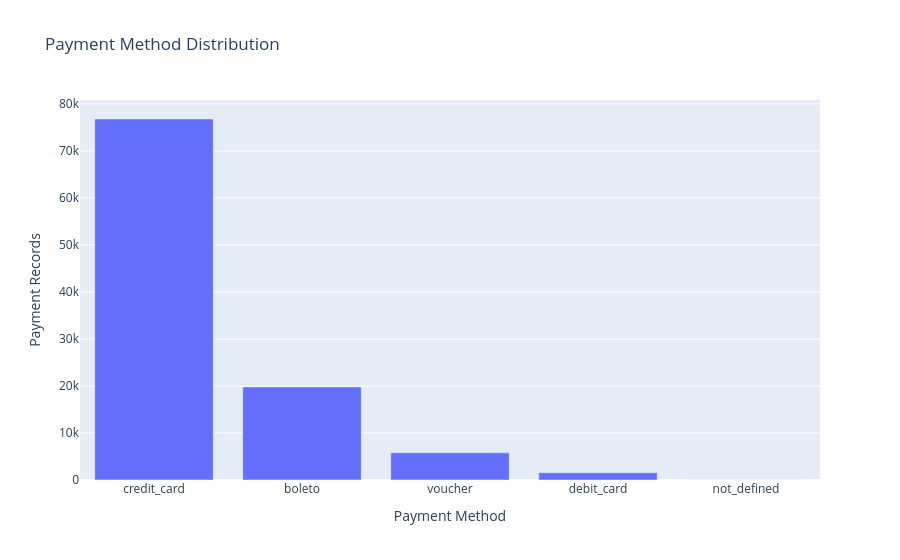

Notebook code for this chart:
### Code cell
# Create a bar chart showing the number of payment records by payment type
fig = px.bar(
    payment_methods,
    x="payment_type",
    y="payment_count",
    title="Payment Method Distribution",
    labels={
        "payment_type": "Payment Method",
        "payment_count": "Payment Records"
    }
)

# Display the chart
fig.show()

#Remember: this chart counts payment records, not unique orders. An order can have multiple payment records.

### Figure 1 — Plotly figure (JSON) as saved in the notebook; plotly's stock layout.template omitted (floating-point values rounded to 4 significant figures)
{"data": [{"hovertemplate": "Payment Method=%{x}<br>Payment Records=%{y}<extra></extra>", "legendgroup": "", "marker": {"color": "#636efa", "pattern": {"shape": ""}}, "name": "", "orientation": "v", "showlegend": false, "textposition": "auto", "type": "bar", "x": ["credit_card", "boleto", "voucher", "debit_card", "not_defined"], "xaxis": "x", "y": [76795, 19784, 5775, 1529, 3], "yaxis": "y"}], "layout": {"barmode": "relative", "legend": {"tracegroupgap": 0}, "title": {"text": "Payment Method Distribution"}, "xaxis": {"anchor": "y", "domain": [0, 1], "title": {"text": "Payment Method"}}, "yaxis": {"anchor": "x", "domain": [0, 1], "title": {"text": "Payment Records"}}}}
